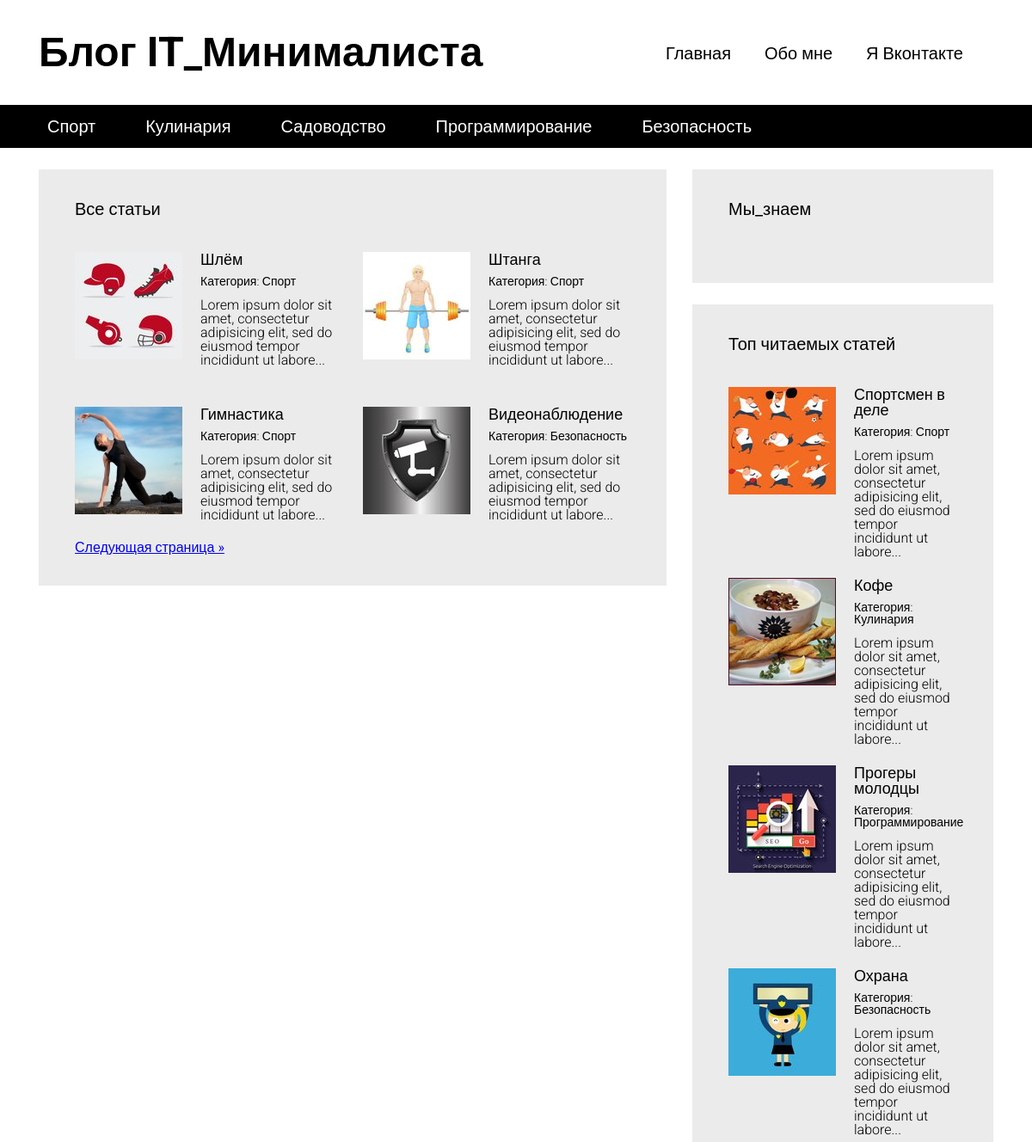
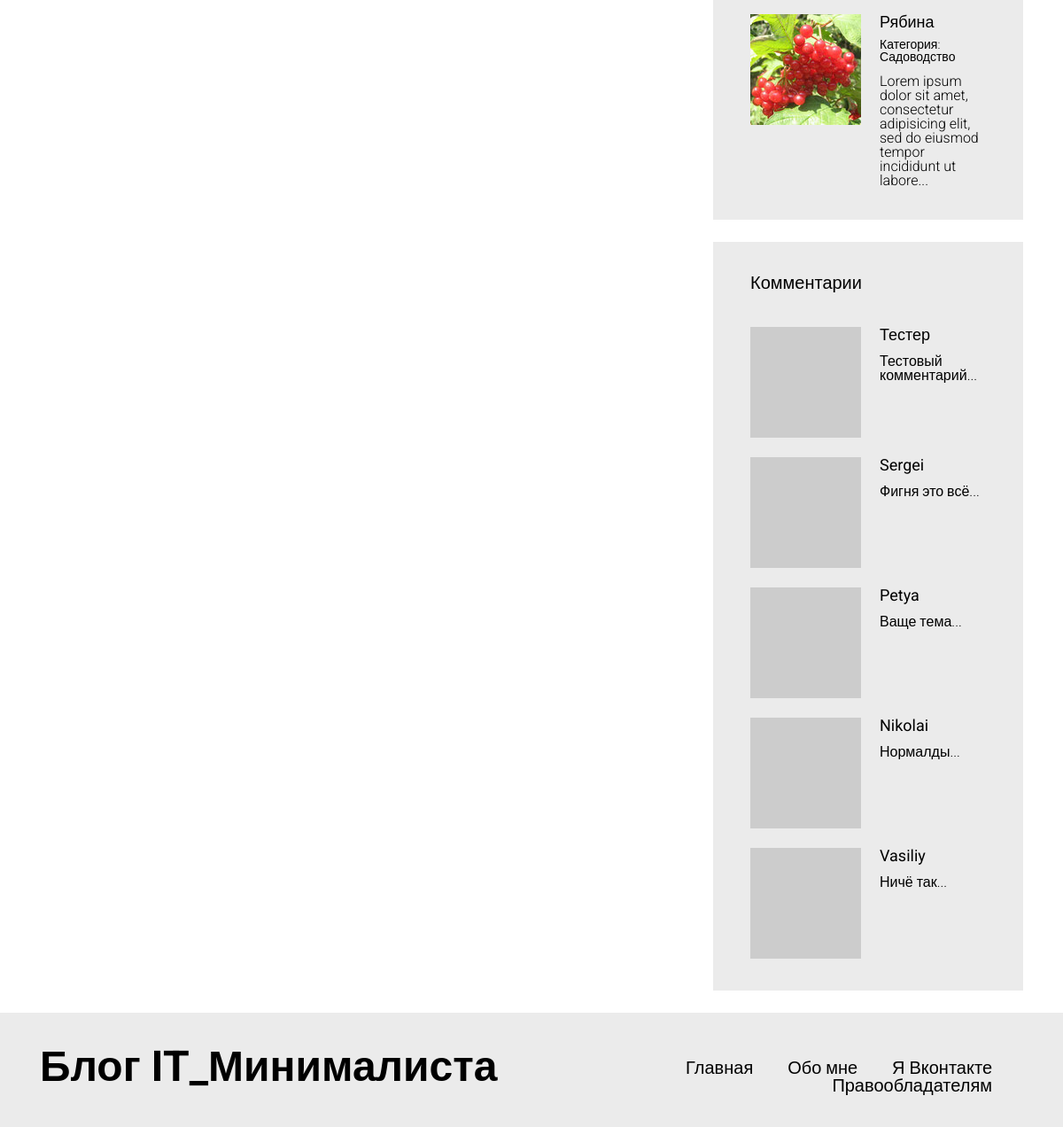
The app's page /articles.php with its own data (2 pictures, top to bottom).
### tables this page shows
CREATE TABLE IF NOT EXISTS `articles_categories` (
  `id` int(11) NOT NULL AUTO_INCREMENT,
  `title` varchar(100) NOT NULL,
  PRIMARY KEY (`id`)
);

CREATE TABLE IF NOT EXISTS `articles` (
  `id` int(11) NOT NULL AUTO_INCREMENT,
  `title` varchar(255) DEFAULT NULL,
  `image` varchar(255) NOT NULL,
  `text` text,
  `categorie_id` int(11) DEFAULT NULL,
  `pubdate` datetime DEFAULT NULL,
  `views` int(11) NOT NULL DEFAULT '0',
  PRIMARY KEY (`id`)
);

CREATE TABLE IF NOT EXISTS `comments` (
  `id` int(11) NOT NULL AUTO_INCREMENT,
  `author` varchar(100) DEFAULT NULL,
  `nickname` varchar(100) NOT NULL,
  `email` varchar(255) NOT NULL,
  `text` text NOT NULL,
  `pubdate` datetime NOT NULL,
  `articles_id` int(11) NOT NULL,
  PRIMARY KEY (`id`)
);

### includes/config.php (called while the page is built, shortened)
<?php
$config = array(
    'title' => 'Блог IT_Минималиста',
    'vk_url' => 'https://vk.com/id23141151',
    'db' => array(
            'server' => 'localhost',
            'username' => 'root',
            'password' => '',
            'name' => 'blog'
        )
);

### articles.php (the view, shortened to what this page needs)
<?php
    require "includes/config.php";
?>
<!DOCTYPE html>
<html lang="en">
<head>
  <link rel="stylesheet" type="text/css" href="/media/assets/bootstrap-grid-only/css/grid12.css">
  <link rel="stylesheet" type="text/css" href="/media/css/style.css">
</head>
<body>
  <div id="wrapper">
<?php include "includes/header.php" ?>
    <div id="content">
      <div class="container">
        <div class="row">
          <section class="content__left col-md-8">
            <div class="block">
            <?php
            if(!isset($_GET['categorie'])){
              echo '<h3>Все статьи</h3>';
            }else{
              echo '<h3>Статьи в категории '.$art_cat['title'].'</h3>';
            }
            ?>
              <div class="block__content">
                <div class="articles articles__horizontal">
    <?php
        if(isset($_GET['categorie'])){
        $per_page = 4;
        $page = 1;
        if(isset($_GET['page']))
        {
            $page = (int)$_GET['page'];
        }
        $total_count_q = mysqli_query($connection, "SELECT COUNT(id) AS total_count FROM articles WHERE categorie_id=" . (int)$_GET['categorie']);
        $total_count = mysqli_fetch_assoc($total_count_q);
        $total_count = $total_count['total_count'];
        $total_pages = ceil($total_count / $per_page);
        if($page <=1 || $page > $total_pages)
        {
            $page = 1;
        }
        $offset = ($per_page * $page) - $per_page;
        $articles = mysqli_query($connection, "SELECT * FROM articles WHERE categorie_id=" . (int)$_GET['categorie'] . " ORDER BY id DESC LIMIT $offset, $per_page");
    $articles_exist = true;
    if(mysqli_num_rows($articles) <= 0)
    {
        echo '<div class="full-text">
                    Статей нет!
                </div>';
        $articles_exist = false;
    }
    while($art = mysqli_fetch_assoc($articles))
    {
      ?>
<article class="article">
<div class="article__image" style="background-image: url(/static/images/<?php echo $art['image']; ?>);"></div>
<div class="article__info">
  <a href="/article.php?id=<?php echo $art['id']; ?>"><?php echo $art['title']; ?></a>
  <div class="article__info__meta">
  <?php
  $art_cat = false;
    foreach($categories as $cat)
    {
       if($cat['id'] == $art['categorie_id'])
       {
        $art_cat = $cat;
        break;
       }
    }
  ?>
    <small>Категория: <a href="articles.php?categorie=<?php echo $art_cat['id']; ?>"><?php echo $art_cat['title']; ?></a></small>
  </div>
  <div class="article__info__preview"><?php echo mb_substr(strip_tags($art['text']), 0, 100 , 'utf-8') . '...'; ?></div>
</div>
</article>
      <?php
    }
    }else{
       $per_page = 4;
        $page = 1;
        $total_count_q = mysqli_query($connection, "SELECT COUNT(id) AS total_count FROM articles");
        $total_count = mysqli_fetch_assoc($total_count_q);
        $total_count = $total_count['total_count'];
        $total_pages = ceil($total_count / $per_page);
        if($page <=1 || $page > $total_pages)
        {
            $page = 1;
        }
        $offset = ($per_page * $page) - $per_page;
        $articles = mysqli_query($connection, "SELECT * FROM articles ORDER BY id DESC LIMIT $offset, $per_page");
    $articles_exist = true;
    while($art = mysqli_fetch_assoc($articles))
    {
      ?>
<article class="article">
<div class="article__image" style="background-image: url(/static/images/<?php echo $art['image']; ?>);"></div>
<div class="article__info">
  <a href="/article.php?id=<?php echo $art['id']; ?>"><?php echo $art['title']; ?></a>
  <div class="article__info__meta">
  <?php
  $art_cat = false;
    foreach($categories as $cat)
    {
       if($cat['id'] == $art['categorie_id'])
       {
        $art_cat = $cat;
        break;
       }
    }
  ?>
    <small>Категория: <a href="articles.php?categorie=<?php echo $art_cat['id']; ?>"><?php echo $art_cat['title']; ?></a></small>
  </div>
  <div class="article__info__preview"><?php echo mb_substr(strip_tags($art['text']), 0, 100 , 'utf-8') . '...'; ?></div>
</div>
</article>
      <?php
    }
    }
    ?>
                </div>
<?php
if(!isset($_GET['categorie'])){
   if($articles_exist == true)
    {
        echo '<div class="paginator">';
        if($page < $total_pages)
        {
            echo '<a href="/articles.php?page='.($page + 1).'">Следующая страница &raquo;</a>';
        }
        echo '</div>';
    }
    }
    ?>
              </div>
            </div>
          </section>
          <section class="content__right col-md-4">
<?php include "includes/sidebar.php" ?>
          </section>
        </div>
      </div>
    </div>
<?php include "includes/footer.php" ?>
  </div>
</body>
</html>

### includes/header.php
<header id="header">
  <div class="header__top">
    <div class="container">
      <div class="header__top__logo">
        <h1><?php echo $config['title']?></h1>
      </div>
      <nav class="header__top__menu">
        <ul>
          <li><a href="/">Главная</a></li>
          <li><a href="/pages/about_me.php">Обо мне</a></li>
          <li><a href="<?php echo $config['vk_url']?>" target="_blank">Я Вконтакте</a></li>
        </ul>
      </nav>
    </div>
  </div>
<?php
    $categories_q = mysqli_query($connection, "SELECT * FROM articles_categories");
    $categories = array();
    while($cat = mysqli_fetch_assoc($categories_q))
    {
        $categories[] = $cat;
    }
?>
  <div class="header__bottom">
    <div class="container">
      <nav>
        <ul>
            <?php
            foreach($categories as $cat)
            {
            ?>
            <li><a href="/articles.php?categorie=<?php echo $cat['id'] ?>"><?php echo $cat['title'] ?></a></li>
            <?php
            }
            ?>
        </ul>
      </nav>
    </div>
  </div>
</header>

### includes/sidebar.php (shortened to what this page needs)
<div class="block">
  <h3>Мы_знаем</h3>
  <div class="block__content">
  </div>
</div>
<div class="block">
  <h3>Топ читаемых статей</h3>
  <div class="block__content">
    <div class="articles articles__vertical">
    <?php
        $articles = mysqli_query($connection, "SELECT * FROM articles ORDER BY views DESC LIMIT 5");
    while($art = mysqli_fetch_assoc($articles))
    {
      ?>
<article class="article">
<div class="article__image" style="background-image: url(/static/images/<?php echo $art['image']; ?>);"></div>
<div class="article__info">
  <a href="/article.php?id=<?php echo $art['id']; ?>"><?php echo $art['title']; ?></a>
  <div class="article__info__meta">
  <?php
  $art_cat = false;
    foreach($categories as $cat)
    {
       if($cat['id'] == $art['categorie_id'])
       {
        $art_cat = $cat;
        break;
       }
    }
  ?>
    <small>Категория: <a href="articles.php?categorie=<?php echo $art_cat['id']; ?>"><?php echo $art_cat['title']; ?></a></small>
  </div>
  <div class="article__info__preview"><?php echo mb_substr(strip_tags($art['text']), 0, 100 , 'utf-8') . '...'; ?></div>
</div>
</article>
      <?php
    }
    ?>
    </div>
  </div>
</div>
<div class="block">
  <h3>Комментарии</h3>
  <div class="block__content">
    <div class="articles articles__vertical">
          <?php
        $comments = mysqli_query($connection, "SELECT * FROM comments ORDER BY id DESC LIMIT 5");
    while($comment = mysqli_fetch_assoc($comments))
    {
      ?>
<article class="article">
<div class="article__image" style="background-image: url(https://www.gravatar.com/avatar/<?php echo md5($comment['email']); ?>?s=125);"></div>
<div class="article__info">
  <a href="/article.php?id=<?php echo $comment['articles_id']; ?>"><?php echo $comment['author']; ?></a>
  <div class="article__info__preview"><?php echo mb_substr(strip_tags($comment['text']), 0, 100 , 'utf-8') . '...'; ?></div>
</div>
</article>
      <?php
    }
    ?>
    </div>
  </div>
</div>

### media/css/style.css (style rules this page uses)
html, body, div, span, applet, object, iframe, h1, h2, h3, h4, h5, h6, p, blockquote, pre, a, abbr, acronym, address, big, cite, code, del, dfn, em, img, ins, kbd, q, s, samp, small, strike, strong, sub, sup, tt, var, b, u, i, center, dl, dt, dd, ol, ul, li, fieldset, form, label, legend, table, caption, tbody, tfoot, thead, tr, th, td, article, aside, canvas, details, embed, figure, figcaption, footer, header, hgroup, menu, nav, output, ruby, section, summary, time, mark, audio, video { margin: 0; padding: 0; border: 0; font-size: 100%; font: inherit; vertical-align: baseline; }
article, aside, details, figcaption, figure, footer, header, hgroup, menu, nav, section { display: block; }
body { line-height: 1; }
ol, ul { list-style: none; }
h1 { font-size: 48px; font-weight: bold; }
h3 { font-size: 20px; font-weight: bold; }
body { font-family: 'Roboto', sans-serif; }
#header { margin-bottom: 25px; }
#header .header__top { padding: 37px 0; }
#header .header__top .header__top__logo { float: left; }
#header .header__top .header__top__menu { padding-top: 15px; text-align: right; }
#header .header__top .header__top__menu ul > li { display: inline-block; margin-right: 35px; }
#header .header__top .header__top__menu ul > li > a { font-size: 20px; text-decoration: none; color: black; }
#header .header__bottom { height: 50px; background-color: black; line-height: 50px; }
#header .header__bottom nav ul > li { display: inline-block; margin-right: 34px; }
#header .header__bottom nav ul > li > a { color: white; font-size: 20px; text-decoration: none; padding: 3px 10px; }
.block { background-color: #ebebeb; padding: 36px 42px; margin-bottom: 25px; }
.block > h3 { font-weight: normal; }
.block .block__content { padding-top: 40px; }
.articles.articles__horizontal { font-size: 0; margin: -12px; }
.articles.articles__horizontal .article { margin-bottom: 22px; display: inline-block; vertical-align: top; width: 50%; font-size: 16px; padding: 12px; }
.articles.articles__vertical .article { margin-bottom: 22px; }
.articles .article:last-child { margin-bottom: 0; }
.articles .article:after { visibility: hidden; display: block; font-size: 0; content: " "; clear: both; height: 0; }
.articles .article .article__image { width: 125px; height: 125px; overflow: hidden; background-color: black; float: left; background-repeat: no-repeat; background-size: cover; background-position: center center; }
.articles .article .article__info { margin-left: 125px; padding-left: 21px; }
.articles .article .article__info > a { color: black; font-size: 18px; font-weight: normal; text-decoration: none; }
.articles .article .article__info > .article__info__meta { font-size: 14px; font-weight: 300; margin-top: 9px; margin-bottom: 13px; }
.articles .article .article__info > .article__info__meta a { color: black; text-decoration: none; }
.articles .article .article__info > .article__info__preview { font-size: 16px; font-weight: 300; }

### records on screen
articles_categories: title "Спорт"
articles_categories: title "Кулинария"
articles_categories: title "Садоводство"
articles_categories: title "Программирование"
articles_categories: title "Безопасность"
articles: image (picture), title "Шлём", text "Lorem ipsum dolor sit amet, consectetur adipisicing elit, sed do eiusmod tempor incididunt ut labore"
articles: image (picture), title "Штанга", text "Lorem ipsum dolor sit amet, consectetur adipisicing elit, sed do eiusmod tempor incididunt ut labore"
articles: image (picture), title "Гимнастика", text "Lorem ipsum dolor sit amet, consectetur adipisicing elit, sed do eiusmod tempor incididunt ut labore"
articles: image (picture), title "Видеонаблюдение", text "Lorem ipsum dolor sit amet, consectetur adipisicing elit, sed do eiusmod tempor incididunt ut labore"
articles: image (picture), title "Спортсмен в деле", text "Lorem ipsum dolor sit amet, consectetur adipisicing elit, sed do eiusmod tempor incididunt ut labore"
articles: image (picture), title "Кофе", text "Lorem ipsum dolor sit amet, consectetur adipisicing elit, sed do eiusmod tempor incididunt ut labore"
articles: image (picture), title "Прогеры молодцы", text "Lorem ipsum dolor sit amet, consectetur adipisicing elit, sed do eiusmod tempor incididunt ut labore"
articles: image (picture), title "Охрана", text "Lorem ipsum dolor sit amet, consectetur adipisicing elit, sed do eiusmod tempor incididunt ut labore"
articles: image (picture), title "Рябина", text "Lorem ipsum dolor sit amet, consectetur adipisicing elit, sed do eiusmod tempor incididunt ut labore"
comments: author "Тестер", text "Тестовый комментарий"
comments: author "Sergei", text "Фигня это всё"
comments: author "Petya", text "Ваще тема"
comments: author "Nikolai", text "Нормалды"
comments: author "Vasiliy", text "Ничё так"

### other values on screen
$config['title'] "Блог IT_Минималиста"
